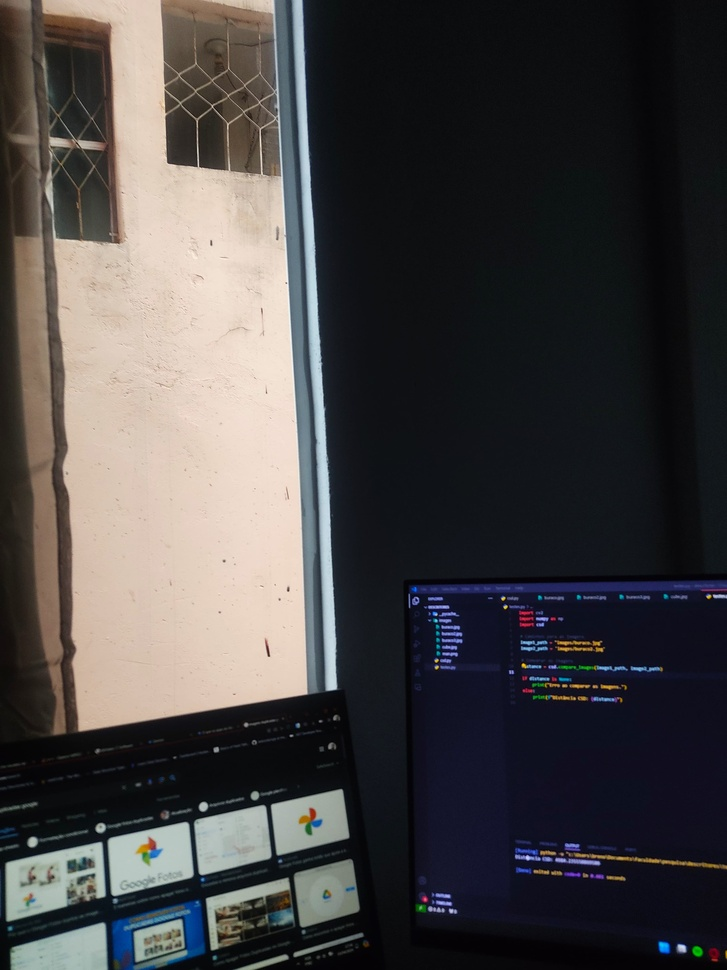
#> input picture classes/images/1-alterada.jpeg, 727 x 970 px, shrunk from 2894 x 3859 before the run
$ python -i htd.py   (imports and definitions only)
#> lines starting #> are read from the running program, lines starting #| are printed output that depends on the picture
#> further down, picture is the input picture: shape (970, 727, 3); mean B, G, R 68.7, 68.4, 71
import cv2
import numpy as np

class HTD:
    """
    Homogeneous Texture Descriptor (HTD)
    """

    def __init__(self, num_blocks=4, num_bins=8):
        self.num_blocks = num_blocks
        self.num_bins = num_bins

    def extract_features(self, image):
        """
        Extracts the Histogram of Textured Differences (HTD) features from an image.
        :param image:
        :return: features: Vector of features
        """
        if image is None or image.size == 0:
            raise ValueError("A imagem fornecida está vazia ou inválida")

        # Convertendo a imagem para o espaço de cores HSV
        hsv_image = cv2.cvtColor(image, cv2.COLOR_BGR2HSV)
#> hsv_image: shape (970, 727, 3); mean H, S, V 79.9, 74, 78.6

        # Normalizando o histograma para cada canal
        h, s, v = cv2.split(hsv_image)
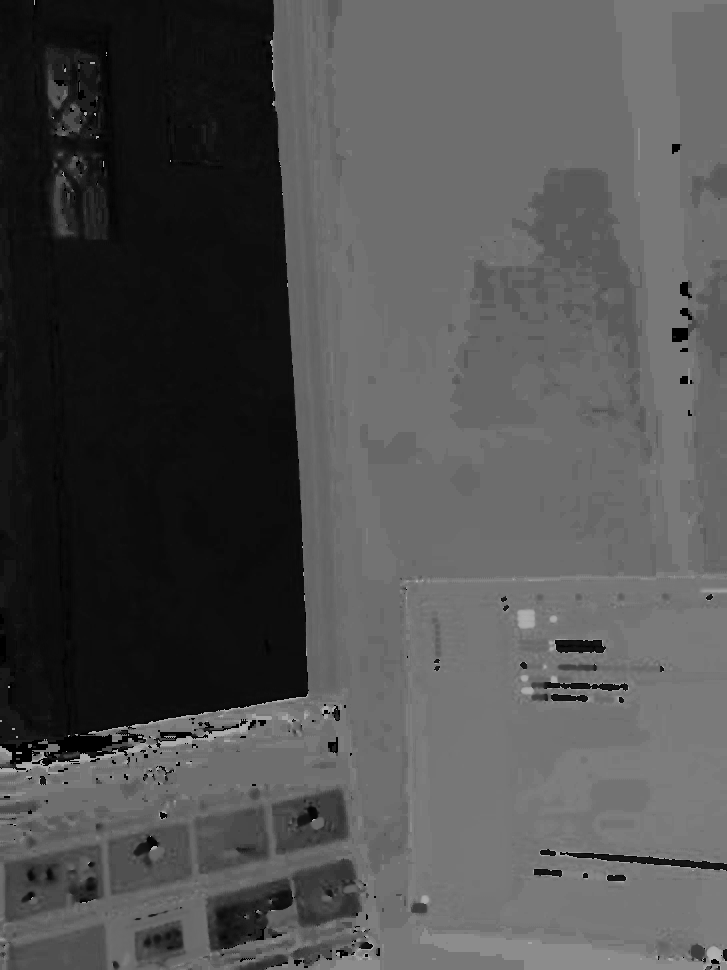
#> h: shape (970, 727); min 0, max 179, mean 79.9
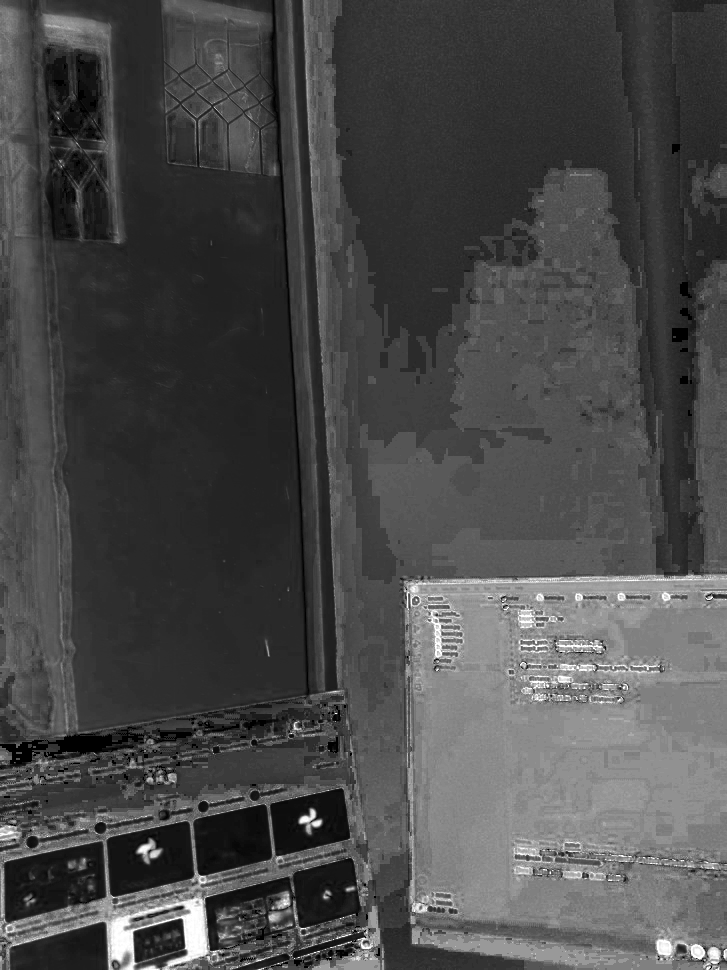
#> s: shape (970, 727); min 0, max 255, mean 74
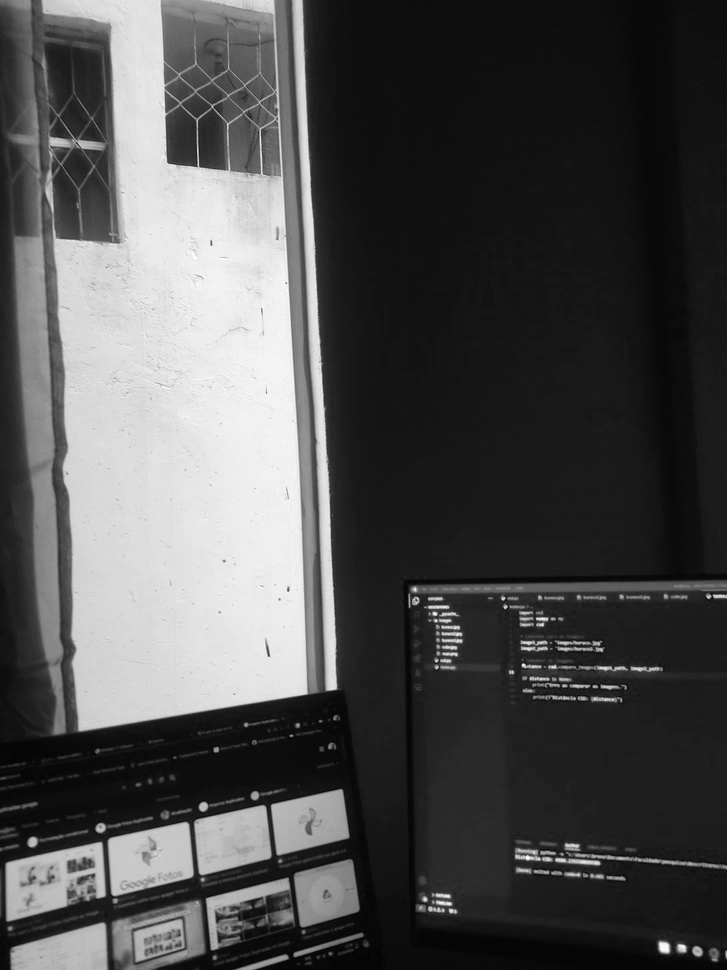
#> v: shape (970, 727); min 1, max 255, mean 78.6
        h_eq = cv2.equalizeHist(h)
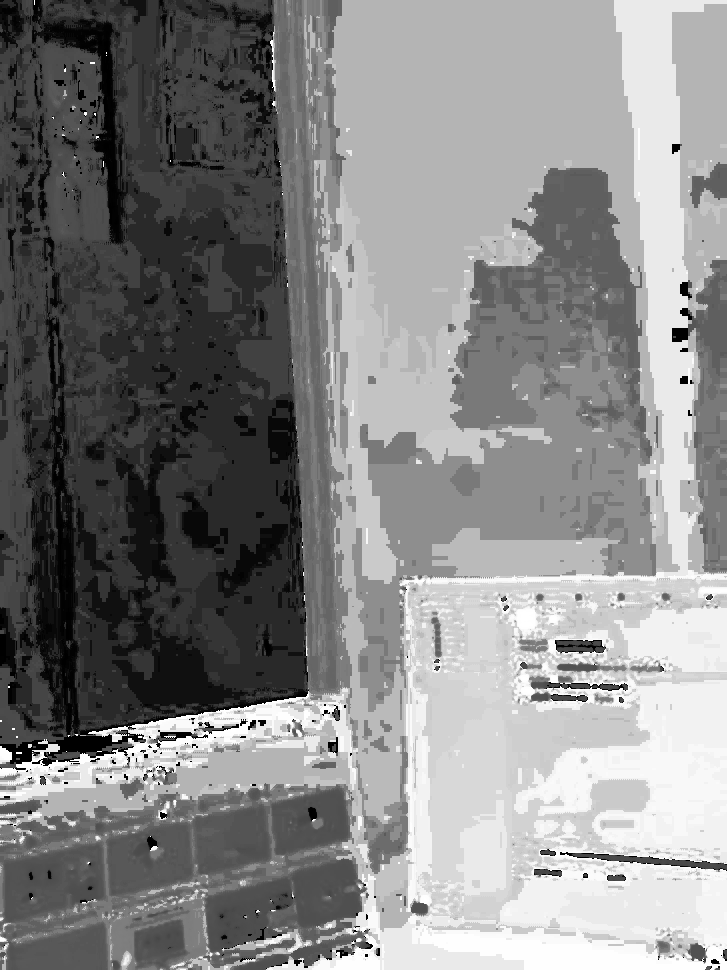
#> h_eq: shape (970, 727); min 0, max 255, mean 133.6
        s_eq = cv2.equalizeHist(s)
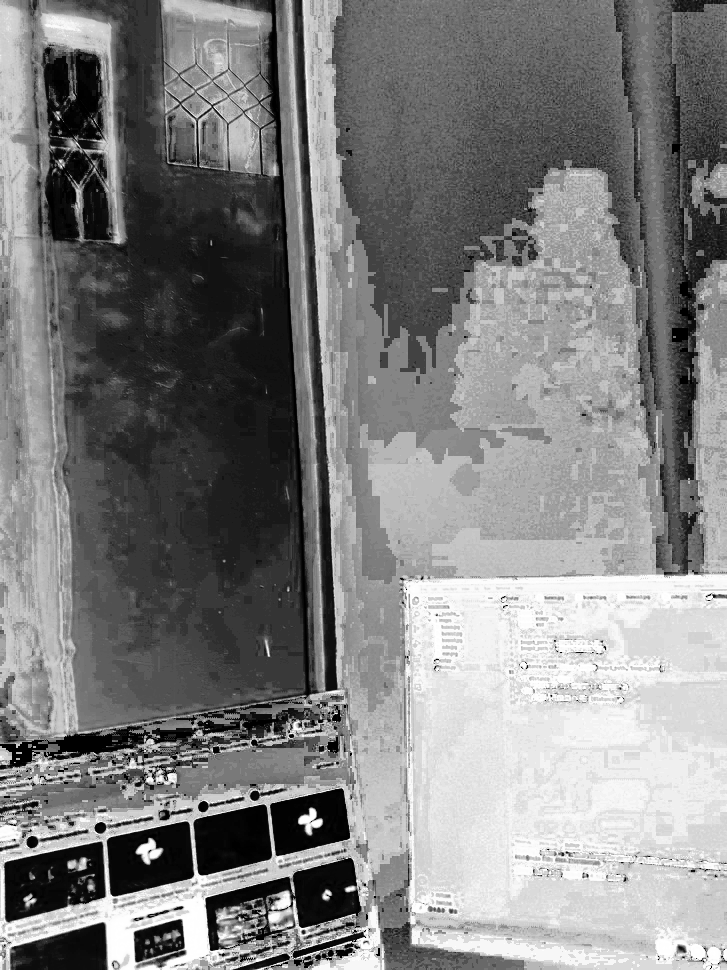
#> s_eq: shape (970, 727); min 0, max 255, mean 128.8
        v_eq = cv2.equalizeHist(v)
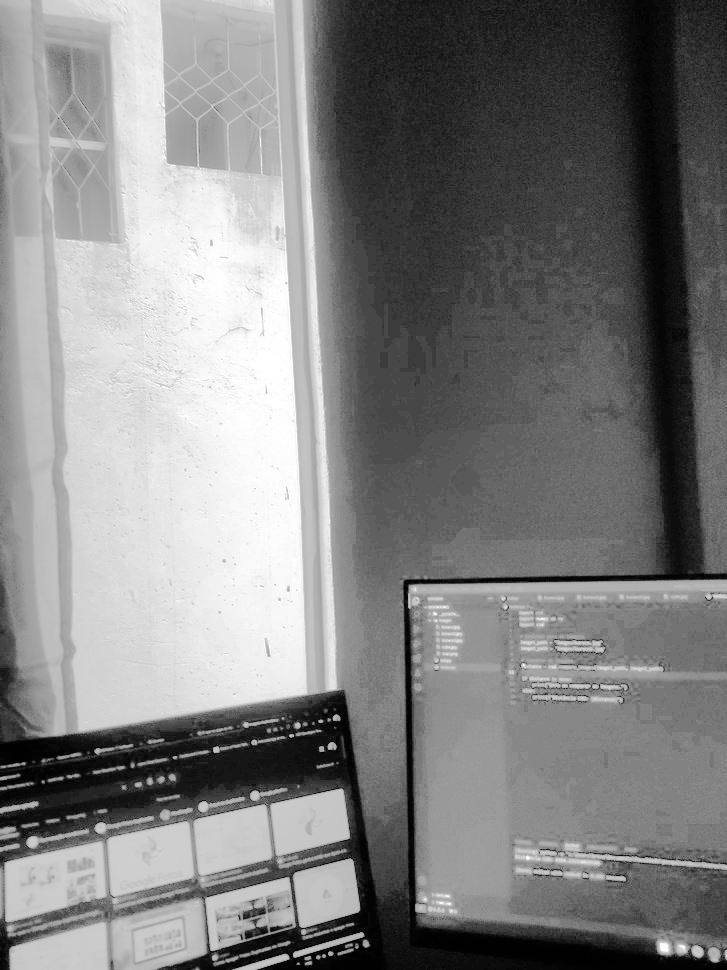
#> v_eq: shape (970, 727); min 0, max 255, mean 129.3
        hsv_eq_image = cv2.merge([h_eq, s_eq, v_eq])
#> hsv_eq_image: shape (970, 727, 3); mean H, S, V 133.6, 128.8, 129.3

        # Dividindo a imagem normalizada em blocos
        height, width = hsv_eq_image.shape[:2]
#> height = 970; width = 727
        block_height = height // self.num_blocks
#> block_height = 242
        block_width = width // self.num_blocks
#> block_width = 181

        features = []

        for i in range(self.num_blocks):
            for j in range(self.num_blocks):
                # Obtendo o bloco atual
                block = hsv_eq_image[i * block_height:(i + 1) * block_height, j * block_width:(j + 1) * block_width]

                # Calculando o histograma de matiz do bloco
                hist_hue = cv2.calcHist([block], [0], None, [self.num_bins], [0, 180])
                hist_saturation = cv2.calcHist([block], [1], None, [self.num_bins], [0, 256])
                hist_value = cv2.calcHist([block], [2], None, [self.num_bins], [0, 256])

                # Normalizando os histogramas
                hist_hue = cv2.normalize(hist_hue, hist_hue).flatten()
                hist_saturation = cv2.normalize(hist_saturation, hist_saturation).flatten()
                hist_value = cv2.normalize(hist_value, hist_value).flatten()

                # Concatenando as características do bloco atual
                features.extend(hist_hue)
                features.extend(hist_saturation)
                features.extend(hist_value)
#> after the loop, features = 384 values, max 1 at index 52, min 0 at index 6, mean 0.227

        return features

>>> import cv2
>>> picture = cv2.imread('images/1-alterada.jpeg')
>>> result = HTD().extract_features(picture)
#> result has the same summary as features in extract_features

$ run again, on classes/images/2.jpeg
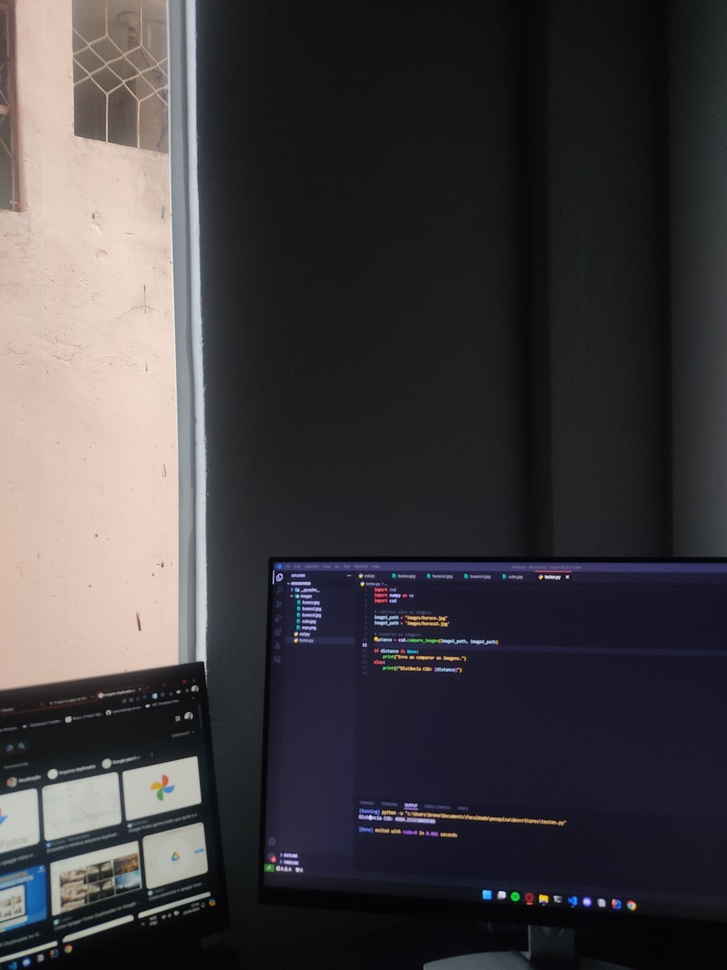
#> input picture classes/images/2.jpeg, 727 x 970 px, shrunk from 3000 x 4000 before the run
#> picture is the input picture: shape (970, 727, 3); mean B, G, R 65.7, 62.7, 65.8
#> hsv_image: shape (970, 727, 3); mean H, S, V 89.5, 49.7, 72.1
#> in extract_features, `s_eq = cv2.equalizeHist(s)`:
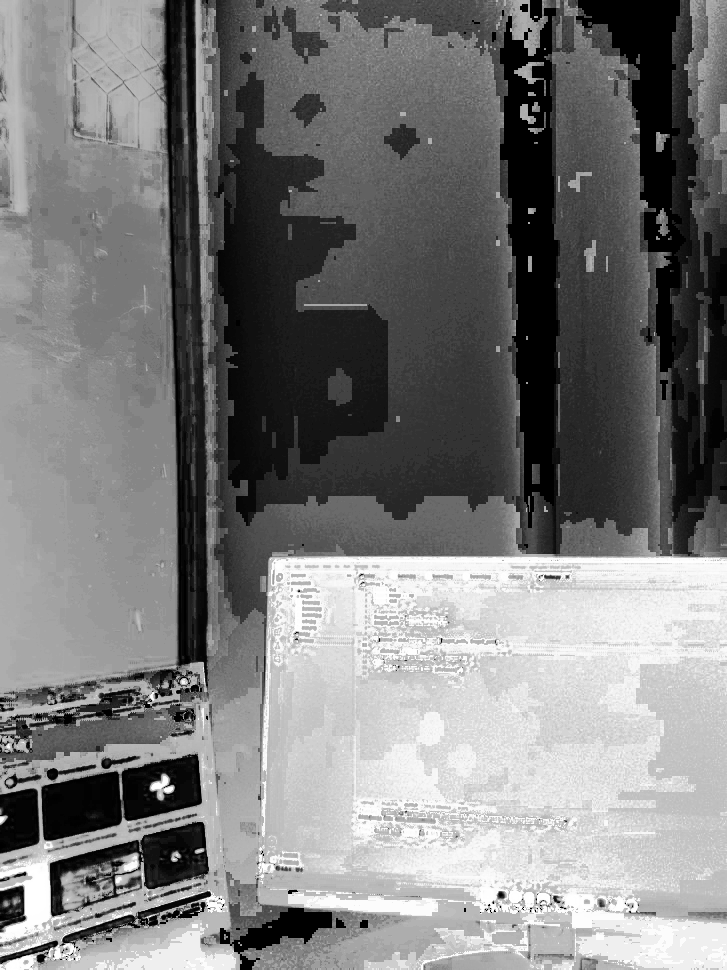
#> s_eq: shape (970, 727); min 0, max 255, mean 123.2
#> in extract_features, `v_eq = cv2.equalizeHist(v)`:
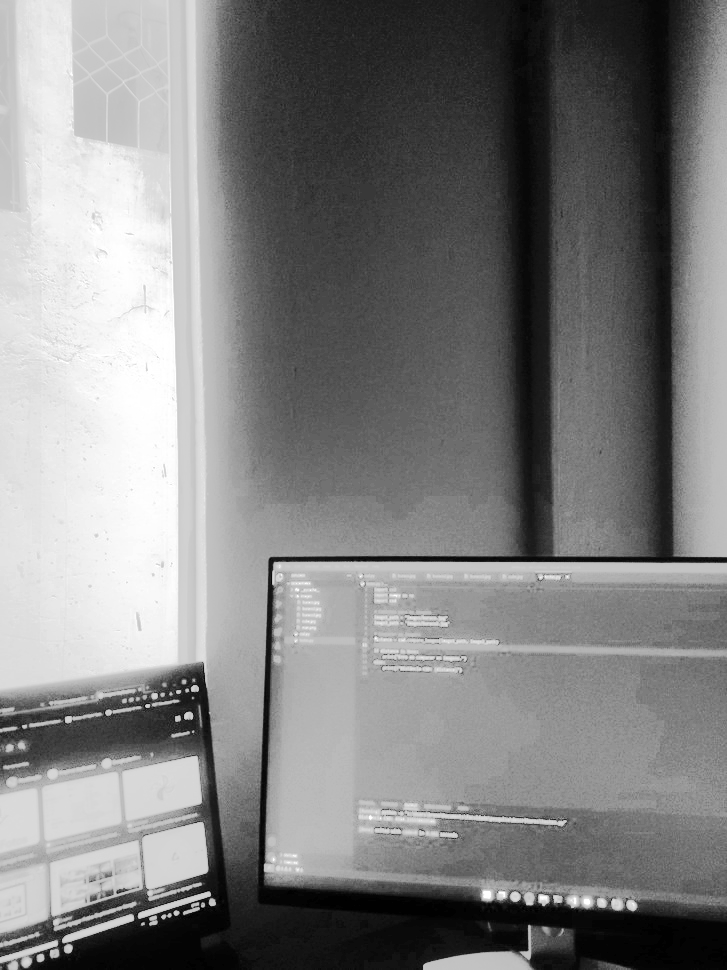
#> v_eq: shape (970, 727); min 0, max 255, mean 129.1
#> hsv_eq_image: shape (970, 727, 3); mean H, S, V 132.4, 123.2, 129.1
#> after the loop in extract_features, `for i in range(self.num_blocks):`: features = 384 values, max 0.992 at index 119, min 0 at index 4, mean 0.214
#> result has the same summary as features in extract_features
